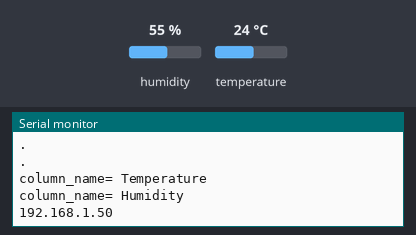
The sketch below on a simulated ESP8266 (NodeMCU). On the bench: the last lines printed to the serial monitor. Inputs (shaded band) come from the test bench; at power-on: humidity 55 %, temperature 24 °C. WiFi joins after 1.5 s; servers stay silent unless stated; uploads are accepted with an empty reply.

Above: at 3.2 s.
3.3 s: humidity set to 22 %
At 11.4 s:
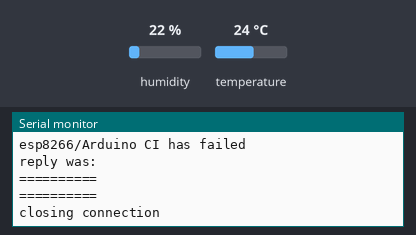
11.5 s: temperature set to 12 °C
13.0 s: humidity set to 40 %
At 20.16 s:
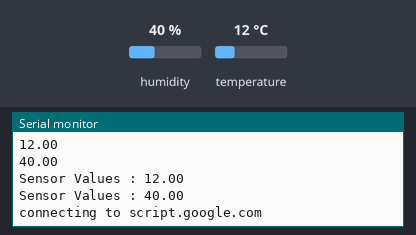
Timing chart, 0 to 20.5 s (numbered marks = the images above; inputs shaded):
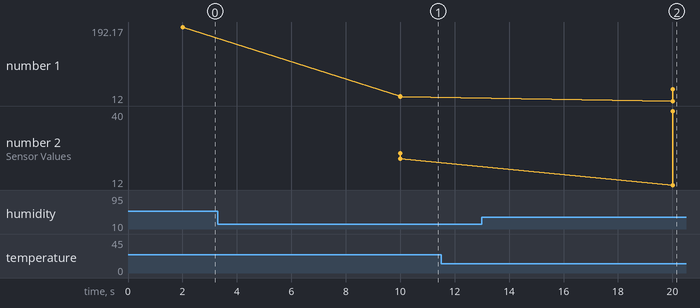

Measured:
- after the input at 3.3 s, the serial monitor: prints a new line after 6.7 s (image 1)
- after the input at 13.0 s, the serial monitor: prints a new line after 7.0 s (image 2)
- plotted number 1: 192.17 → 22 after the input at 3.3 s, 22 → 40 after the input at 13.0 s
- plotted number 2: 22 → 40 after the input at 13.0 s

The sketch:

sketch_dec14a.ino
```cpp
// Import required libraries
#include <Arduino.h>
#include <ESP8266WiFi.h>
#include <Hash.h>
#include <ESPAsyncTCP.h>
#include <ESPAsyncWebServer.h>
#include <Adafruit_Sensor.h>
#include <DHT.h>
#include "TRIGGER_WIFI.h"               /*Includes ESP8266WiFi.h and WiFiClientSecure.h, just have these two libraries downloaded before*/
#include "TRIGGER_GOOGLESHEETS.h"       /*Library file for Google Sheets, has to be used after Wi-Fi Client Secure declaration, here everything is in Trigger_WIFI.h, so using it after Trigger_WIFI.h*/


// Replace with your network credentials
const char* ssid = "TAILab";  //Wifi name
const char* password = "Connectme";  //Wifi Password

/**********Google Sheets Definations***********/
char column_name_in_sheets[ ][20] = {"Temperature","Humidity"};                        /*1. The Total no of column depends on how many value you have created in Script of Sheets;2. It has to be in order as per the rows decided in google sheets*/
String Sheets_GAS_ID = "AKfycbxJOVmQq09JhYH_clqg6_fhnOj3SZic6WjjeNHmIEd18aC-ik2fIS4lwR8Sy96t2g7iWg";                                         /*This is the Sheets GAS ID, you need to look for your sheets id*/
int No_of_Parameters = 2;                                                                /*Here No_of_Parameters decides how many parameters you want to send it to Google Sheets at once, change it according to your needs*/
/*********************************************/

#define DHTPIN D4     // Digital pin connected to the DHT sensor

// Uncomment the type of sensor in use:
//#define DHTTYPE    DHT11     // DHT 11
#define DHTTYPE    DHT22     // DHT 22 (AM2302)
//#define DHTTYPE    DHT21     // DHT 21 (AM2301)

DHT dht(DHTPIN, DHTTYPE);

// current temperature & humidity, updated in loop()
float t = 0.0;
float h = 0.0;

// Create AsyncWebServer object on port 80
AsyncWebServer server(80);

// Generally, you should use "unsigned long" for variables that hold time
// The value will quickly become too large for an int to store
unsigned long previousMillis = 0;    // will store last time DHT was updated

// Updates DHT readings every 10 seconds
const long interval = 10000;

const char index_html[] PROGMEM = R"rawliteral(
<!DOCTYPE HTML><html>
<head>
  <meta name="viewport" content="width=device-width, initial-scale=1">
  <link rel="stylesheet" href="https://use.fontawesome.com/releases/v5.7.2/css/all.css" integrity="sha384-fnmOCqbTlWIlj8LyTjo7mOUStjsKC4pOpQbqyi7RrhN7udi9RwhKkMHpvLbHG9Sr" crossorigin="anonymous">
  <style>
    html {
     font-family: Arial;
     display: inline-block;
     margin: 0px auto;
     text-align: center;
    }
    h2 { font-size: 3.0rem; }
    p { font-size: 3.0rem; }
    .units { font-size: 1.2rem; }
    .dht-labels{
      font-size: 1.5rem;
      vertical-align:middle;
      padding-bottom: 15px;
    }
  </style>
</head>
<body>
  <h2>ESP8266 DHT Server</h2>
  <p>
    <i class="fas fa-thermometer-half" style="color:#059e8a;"></i>
    <span class="dht-labels">Temperature</span>
    <span id="temperature">%TEMPERATURE%</span>
    <sup class="units">&deg;C</sup>
  </p>
  <p>
    <i class="fas fa-tint" style="color:#00add6;"></i>
    <span class="dht-labels">Humidity</span>
    <span id="humidity">%HUMIDITY%</span>
    <sup class="units">%</sup>
  </p>
</body>
<script>
setInterval(function ( ) {
  var xhttp = new XMLHttpRequest();
  xhttp.onreadystatechange = function() {
    if (this.readyState == 4 && this.status == 200) {
      document.getElementById("temperature").innerHTML = this.responseText;
    }
  };
  xhttp.open("GET", "/temperature", true);
  xhttp.send();
}, 10000 ) ;

setInterval(function ( ) {
  var xhttp = new XMLHttpRequest();
  xhttp.onreadystatechange = function() {
    if (this.readyState == 4 && this.status == 200) {
      document.getElementById("humidity").innerHTML = this.responseText;
    }
  };
  xhttp.open("GET", "/humidity", true);
  xhttp.send();
}, 10000 ) ;
</script>
</html>)rawliteral";

// Replaces placeholder with DHT values
String processor(const String& var){
  //Serial.println(var);
  if(var == "TEMPERATURE"){
    return String(t);
  }
  else if(var == "HUMIDITY"){
    return String(h);
  }
  return String();
}

void setup(){
  // Serial port for debugging purposes
  Serial.begin(115200);
  dht.begin();

  // Connect to Wi-Fi
  WiFi.begin(ssid, password);
  Serial.println("Connecting to WiFi");
  while (WiFi.status() != WL_CONNECTED) {
    delay(1000);
    Serial.println(".");
  }
  Google_Sheets_Init(column_name_in_sheets, Sheets_GAS_ID, No_of_Parameters );

  // Print ESP8266 Local IP Address
  Serial.println(WiFi.localIP());

  // Route for root / web page
  server.on("/", HTTP_GET, [](AsyncWebServerRequest *request){
    request->send_P(200, "text/html", index_html, processor);
  });
  server.on("/temperature", HTTP_GET, [](AsyncWebServerRequest *request){
    request->send_P(200, "text/plain", String(t).c_str());
  });
  server.on("/humidity", HTTP_GET, [](AsyncWebServerRequest *request){
    request->send_P(200, "text/plain", String(h).c_str());
  });

  // Start server
  server.begin();
}

void loop(){
  unsigned long currentMillis = millis();
  if (currentMillis - previousMillis >= interval) {
    // save the last time you updated the DHT values
    previousMillis = currentMillis;
    // Read temperature as Celsius (the default)
    float newT = dht.readTemperature();
    // Read temperature as Fahrenheit (isFahrenheit = true)
    //float newT = dht.readTemperature(true);
    // if temperature read failed, don't change t value
    if (isnan(newT)) {
      Serial.println("Failed to read from DHT sensor!");
    }
    else {
      t = newT;
      Serial.println(t);
    }
    // Read Humidity
    float newH = dht.readHumidity();
    // if humidity read failed, don't change h value
    if (isnan(newH)) {
      Serial.println("Failed to read from DHT sensor!");
    }
    else {
      h = newH;
      Serial.println(h);
    }
    Data_to_Sheets(No_of_Parameters,  t,  h);
  }
}
```

TRIGGER_GOOGLESHEETS.h
```cpp
#ifndef _TRIGGER_GOOGLESHEETS_H_
#define _TRIGGER_GOOGLESHEETS_H_

#include <stdarg.h>
#include <string.h>

void sheets_initialization();
void Send_Data();
void Google_Sheets_Init(char array_2d[10][20], String sheets_gas_id, int param_size);

String url;

char column_name[ ][20]={"x","y"};;

double random_values[100];

void float_to_string();
const char* host = "script.google.com";
const int httpsPort = 443;

char Sensor_Values[10][10];
const char* fingerprint = "46 B2 C3 44 9C 59 09 8B 01 B6 F8 BD 4C FB 00 74 91 2F EF F6";
String GAS_ID;
int Count;

void Google_Sheets_Init(char test[ ][20], String sheets_gas_id, int param_size)
{
	GAS_ID = sheets_gas_id;
	Count = param_size;

	for (int i = 0; i < Count; i++)
    {
	 for (int j = 0; j < 20; j++)
     {
		column_name[i][j] = test[i][j];
     }
    }

	#ifdef Debug_Serial_Mon
	   for(int i=0;i<Count;i++)
	   {
			Serial.print("column_name= ");
			Serial.println(column_name[i]);
	   }
   #endif
}

void Data_to_Sheets(int num, ...)
{
	va_list lst;
	va_start(lst,num);

	for(int i=0;i<num;i++)
	{
		random_values[i]= va_arg(lst,double);
	}
	va_end(lst);

	float_to_string();
	Send_Data();
}

void float_to_string()
{
  for(int j=0;j<Count;j++)
  {
    sprintf(Sensor_Values[j],"%.02f",random_values[j]);
	#ifdef Debug_Serial_Mon
		Serial.print("Sensor Values : ");
		Serial.println(Sensor_Values[j]);
	#endif
  }
}
void Send_Data()
{
	sheets_initialization();

	String url = "/macros/s/" + GAS_ID + "/exec?";
	int i=0;
	while(i!=Count)
	{
		if(i==0)
		{
		  url = url+column_name[i]+"="+Sensor_Values[i];
		  i++;
		}
		if(i==Count)
		  break;
		url = url+"&"+column_name[i]+"="+Sensor_Values[i];
		i++;
	}

  Serial.print("requesting URL: ");
  Serial.println(url);

  client.print(String("GET ") + url + " HTTP/1.1\r\n" +
         "Host: " + host + "\r\n" +
         "User-Agent: BuildFailureDetectorESP8266\r\n" +
         "Connection: close\r\n\r\n");

  #ifdef Debug_Serial_Mon
  Serial.println("request sent");
  #endif
  while (client.connected())
  {
	  String line = client.readStringUntil('\n');
	  if (line == "\r")
	  {
		#ifdef Debug_Serial_Mon
		Serial.println("headers received");
		#endif
		break;
	  }
  }
  String line = client.readStringUntil('\n');

  if (line.startsWith("{\"state\":\"success\""))
  {
	#ifdef Debug_Serial_Mon
	Serial.println("esp8266/Arduino CI successfull!");
	#endif
  }
  else
  {
	#ifdef Debug_Serial_Mon
	Serial.println("esp8266/Arduino CI has failed");
	#endif
  }

  #ifdef Debug_Serial_Mon
	  Serial.println("reply was:");
	  Serial.println("==========");
	  Serial.println(line);
	  Serial.println("==========");
	  Serial.println("closing connection");
  #endif

}
void sheets_initialization()
{
	client.setInsecure();

  #ifdef Debug_Serial_Mon
	  Serial.print("connecting to ");
	  Serial.println(host);
  #endif

  if (!client.connect(host, httpsPort))
  {
    #ifdef Debug_Serial_Mon
	Serial.println("connection failed");
	#endif
    return;
  }

//   if (client.verify(fingerprint, host))
//   {
// 	#ifdef Debug_Serial_Mon
// 	Serial.println("certificate matches");
// 	#endif
//   }
//   else
//   {
//     #ifdef Debug_Serial_Mon
// 	Serial.println("certificate doesn't match");
// 	#endif
//   }

}
#endif
```

TRIGGER_WIFI.h
```cpp
#ifndef __TRIGGER_WIFI_H__
#define __TRIGGER_WIFI_H__

#include <ESP8266WiFi.h>
#include <WiFiClientSecure.h>

//const char* ssid = "X-men trainee";    // name of your wifi network!!!!!!!!!!!!!!!!!!!!!!!!!!!!!!!!!!!!!!!!!
//const char* password = "Qwertyuiop69";     // wifi pasword !!!!!!!!!!!!!!!!!!!!!!!!!!!!!!!!!!!!!!!!!!!!!!!!


WiFiClientSecure client;

#define Debug_Serial_Mon


void WIFI_Connect(const char* wifi_id, const char *wifi_password)
{
  #ifdef Debug_Serial_Mon
	  Serial.print("connecting to ");
	  Serial.println(wifi_id);
  #endif

  WiFi.mode(WIFI_STA);
  WiFi.begin(wifi_id, wifi_password);

  while (WiFi.status() != WL_CONNECTED)
  {
    delay(500);
    Serial.print(".");
  }

  #ifdef Debug_Serial_Mon
	  Serial.println("");
	  Serial.println("WiFi connected");
	  Serial.println("IP address: ");
	  Serial.println(WiFi.localIP());
  #endif
}

#endif
```
